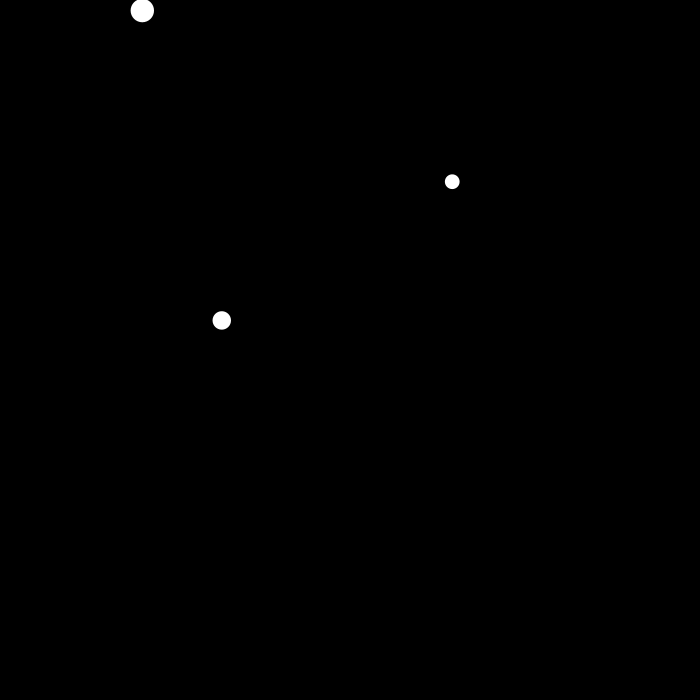
Frame 1 (no input)
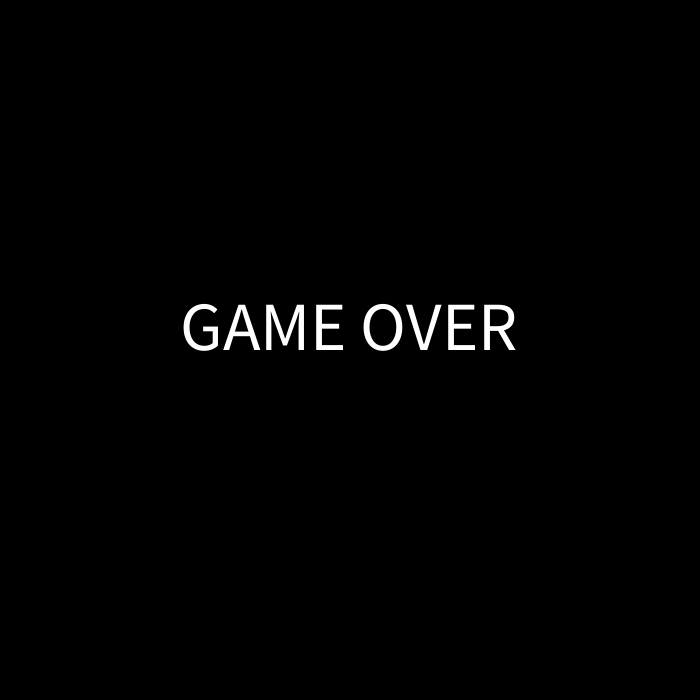
Frame 60 (the mouse pressed at the canvas centre just before this capture)
Frame 120 (the mouse held since frame 60 and released just before this capture): identical to frame 60, image omitted

The Processing sketch that drew these frames (run headless with seeded random() and noise(); from frame 60 on, the mouse is pressed at the canvas centre):

// Processing sketch: dodgetheball_obj
// ── dodgetheball_obj.pde
DG[] dodgeball;

int num = 3;
int av = 20;

boolean collide = false;

void setup() {

  dodgeball = new DG[num];


  for (int i = 0; i < num; i++) {
    dodgeball[i] = new DG();
  }

  size(700, 700);
  background(0);
  noStroke();
}

void draw() {

bg();


  for (int i = 0; i < num; i++) {
    dodgeball[i].bb();

    if (PVector.dist(dodgeball[i].loc, dodgeball[i].mouse) <= dodgeball[i].rad) {
      collide = true;
    }
  }

  if (collide) {
    background(0);
    fill(255);
    stroke(255);
    textSize(69);
    text("GAME OVER", width/2-170, height/2);
  }
}

void mousePressed() {

  background(0);
  collide = false;

  dodgeball = new DG[num];

  for (int i = 0; i < num; i++) {
    dodgeball[i] = new DG();
  }
}

void bg() {
  fill(0, 20);
  noStroke();
  rect(0, 0, width, height);
}

// ── dodge.pde
class DG {

  PVector loc;
  PVector vel;
  PVector acc;

  float limit;

  PVector mouse;

  float rad;
  float radgrow;

  DG() {


    loc = new PVector(random(width), random(height));
    vel = new PVector(0, 0);
    limit = random(5, 80);

    rad = random(5, 45);
    radgrow = random(0.3);
  }


  void bb() {
    rad+=radgrow;

    mouse = new PVector(mouseX, mouseY);
    PVector acc = PVector.sub(mouse, loc);
    // Set magnitude of acceleration
    //acc.setMag(0.02);
    acc.normalize();
    acc.mult(0.4);

    // Velocity changes according to acceleration
    vel.add(acc);
    // Limit the velocity by topspeed
    vel.limit(limit);
    // Location changes by velocity
    loc.add(vel);

    if ( (loc.x > width) || (loc.x < 0)) {
      vel.x = vel.x * -1;
    }

    //check to see if pos.y is contained within the screen width
    if ( (loc.y > width) || (loc.y < 0)) {

      vel.y = vel.y * -1;
    }

    float x = (loc.x);
    float y = (loc.y);
    fill(255);
    noStroke();
    ellipse(x, y, rad, rad);
  }
}
